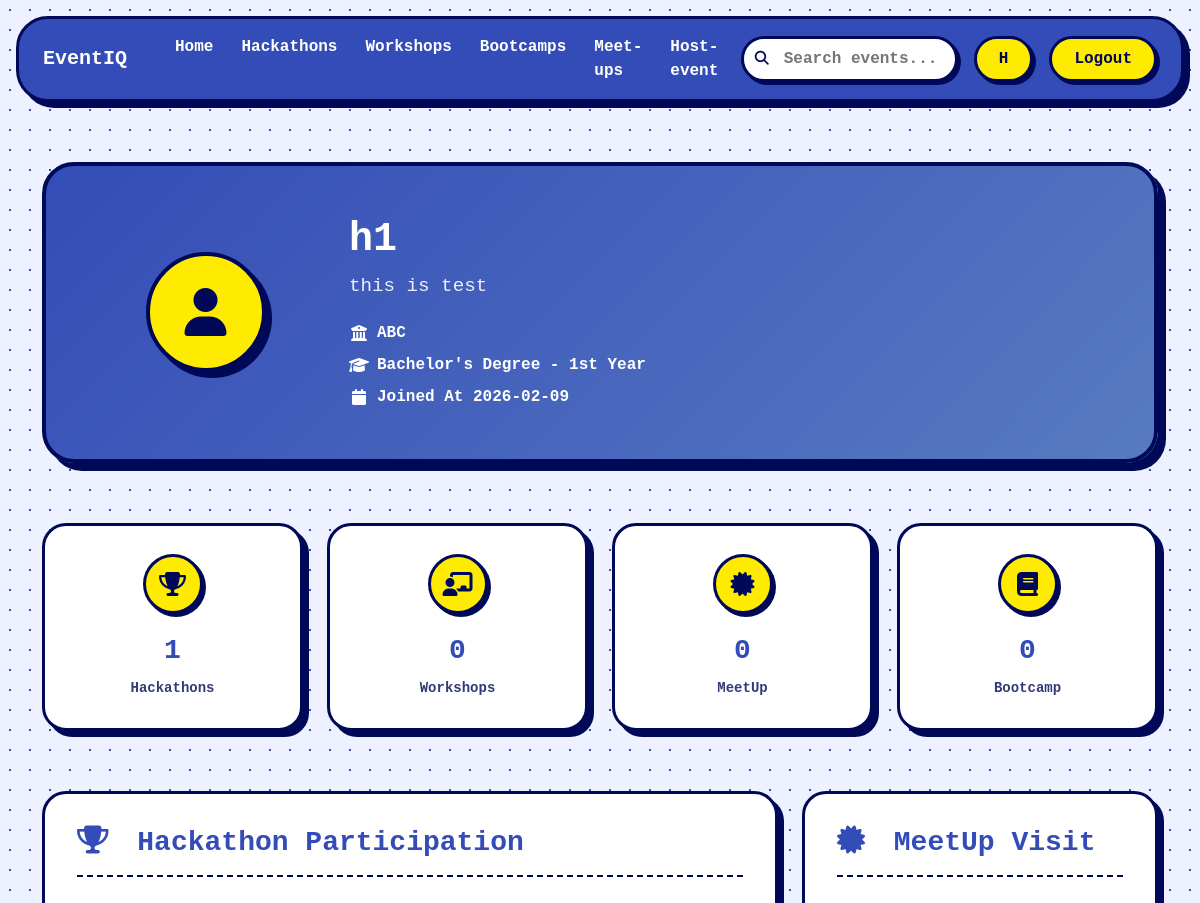
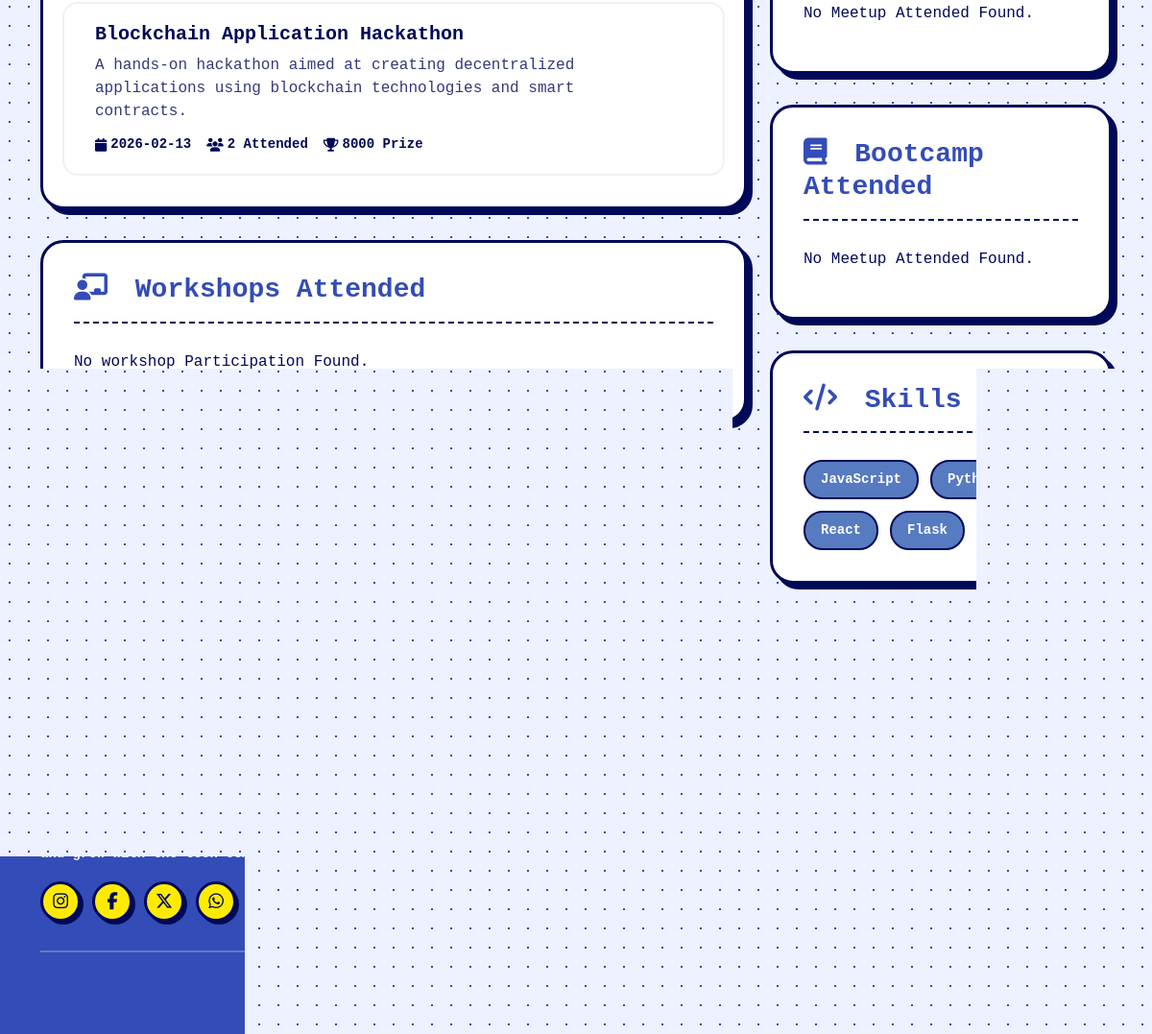
Screenshot of /profile (signed in) with the database file from the repository (2 pictures, top to bottom).
### backend/models.py (models this page shows, shortened)
class User(db.Model):
    __tablename__ = "users"
    id = db.Column(db.Integer, primary_key=True)
    full_name = db.Column(db.String(120), nullable=False)
    email = db.Column(db.String(120), unique=True, nullable=False)
    password = db.Column(db.String(255), nullable=False)
    description = db.Column(db.Text)
    college = db.Column(db.String(150))
    course = db.Column(db.String(100))
    year = db.Column(db.String(50))
    skills = db.Column(db.Text)
    role = db.Column(db.String(20), default="user")
    created_at = db.Column(db.DateTime, default=datetime.utcnow)
    last_login = db.Column(db.DateTime)

class Event(db.Model):
    __tablename__ = "events"
    id = db.Column(db.Integer, primary_key=True)
    title = db.Column(db.String(150), nullable=False)
    description = db.Column(db.Text, nullable=False)
    type_of_event = db.Column(db.String(20), nullable=False)  # hackathon/workshop/meetup/bootcamp
    start_date = db.Column(db.Date, nullable=False)
    end_date = db.Column(db.Date, nullable=False)
    start_time = db.Column(db.Time)
    end_time = db.Column(db.Time)
    submission_start_date = db.Column(db.Date)
    submission_end_date = db.Column(db.Date)
    judging_start_date = db.Column(db.Date)
    judging_end_date = db.Column(db.Date)
    winner_announcement_date = db.Column(db.Date)
    mode = db.Column(db.String(20))  # online/offline/hybrid
    platform = db.Column(db.String(100))  # zoom, meet, etc.
    location = db.Column(db.String(255))
    city = db.Column(db.String(100))
    state = db.Column(db.String(100))
    max_participants = db.Column(db.Integer)
    attending = db.Column(db.Integer, default=0)
    skills = db.Column(db.Text)
    skill_level = db.Column(db.String(20), default="any")
    registration_fee = db.Column(db.Integer, default=0)
    first_prize = db.Column(db.String(100))
    second_prize = db.Column(db.String(100))
    third_prize = db.Column(db.String(100))
    other_rewards = db.Column(db.Text)
    status = db.Column(db.String(20), default="upcoming")
    banner_image = db.Column(db.String(255))
    host_id = db.Column(db.Integer, db.ForeignKey("hosts.id"), nullable=False)
    host = db.relationship("Host", backref="events")
    created_at = db.Column(db.DateTime, default=datetime.utcnow)

### backend/routes.py (the view, shortened to what this page needs)
@app.route("/profile")
def profile():
    role = session.get("role")
    user_id = session.get("user_id")
    host_id = session.get("host_id")
    if not role:
        flash("Please login first", "warning")
        return redirect(url_for("login"))
    if role == "user":
        user = User.query.get_or_404(user_id)
        participations = EventParticipation.query.filter_by(
            user_id=user_id
        ).all()
        list_hackathon = []
        list_bootcamp = []
        list_meetup = []
        list_workshop = []
        for p in participations:
            event = Event.query.get(p.event_id)
            if not event:
                continue
            if p.event_type == "hackathon":
                list_hackathon.append(event)
            elif p.event_type == "bootcamp":
                list_bootcamp.append(event)
            elif p.event_type == "meetup":
                list_meetup.append(event)
            elif p.event_type == "workshop":
                list_workshop.append(event)
        return render_template(
            "profile.html",
            user=user,
            list_hackathon=list_hackathon,
            list_bootcamp=list_bootcamp,
            list_meetup=list_meetup,
            list_workshop=list_workshop,
            hackathon_attended=len(list_hackathon),
            bootcamp_attended=len(list_bootcamp),
            meetup_attended=len(list_meetup),
            workshop_attended=len(list_workshop),
        )

### frontend/templates/profile.html (shortened to what this page needs)
{% extends "base.html" %}
{% block content %}
<section class="container profile-header">
    <div class="profile-hero">
        <div class="row align-items-center">
            <div class="col-lg-3 text-center">
                <div class="profile-avatar">
                    <i class="fas fa-user"></i>
                </div>
            </div>
            <div class="col-lg-9">
                <div class="profile-info">
                    <h1 class="profile-name">{{user.full_name}}</h1>
                    <p class="profile-title">{{user.description}}</p>
                    <div class="profile-meta">
            <span class="meta-item">
              <i class="fas fa-university"></i>
              {{user.college}}
            </span>
                        <span class="meta-item">
              <i class="fas fa-graduation-cap"></i>
              {{user.course}} - {{user.year}}
            </span>
                        <span class="meta-item">
              <i class="fas fa-calendar"></i>
              Joined At {{user.created_at.date()}}
            </span>
                    </div>
                </div>
            </div>
        </div>
    </div>
</section>
<section class="container profile-stats-section">
    <div class="row g-4">
            <div class="col-md-3">
                <div class="stat-card">
                    <div class="stat-icon">
                        <i class="fas fa-trophy"></i>
                    </div>
                    <div class="stat-info">
                        <strong>{{hackathon_attended}}</strong>
                        <span>Hackathons</span>
                    </div>
                </div>
            </div>
        <div class="col-md-3">
            <div class="stat-card">
                <div class="stat-icon">
                    <i class="fas fa-chalkboard-teacher"></i>
                </div>
                <div class="stat-info">
                    <strong>{{workshop_attended}}</strong>
                    <span>Workshops</span>
                </div>
            </div>
        </div>
        <div class="col-md-3">
            <div class="stat-card">
                <div class="stat-icon">
                    <i class="fas fa-certificate"></i>
                </div>
                <div class="stat-info">
                    <strong>{{meetup_attended}}</strong>
                    <span>MeetUp</span>
                </div>
            </div>
        </div>
        <div class="col-md-3">
            <div class="stat-card">
                <div class="stat-icon">
                    <i class="fas fa-book"></i>
                </div>
                <div class="stat-info">
                    <strong>{{bootcamp_attended}}</strong>
                    <span>Bootcamp</span>
                </div>
            </div>
        </div>
    </div>
</section>
<section class="container profile-content">
    <div class="row g-4">
        <div class="col-lg-8">
            <div class="profile-section">
                <div class="section-header">
                    <h3><i class="fas fa-trophy"></i> Hackathon Participation</h3>
                </div>
                <div class="participation-list">
                        {% if list_hackathon %}
                        {% for event in list_hackathon %}
                          <div class="participation-item row">
                            <div class="participation-details col-10">
                                <h5>{{ event.title }}</h5>
                                <p>{{event.description}}</p>
                                <div class="participation-meta">
                                    <span><i class="fas fa-calendar"></i>{{ event.start_date }}</span>
                                    <span><i class="fas fa-users"></i>{{event.attending}} Attended</span>
                                    <span><i class="fas fa-trophy"></i> {{event.first_prize}} Prize</span>
                                </div>
                            </div>
                          </div>
                        {% endfor %}
                    {% else %}
                      <p>No Hackathon Participation Found.</p>
                    {% endif %}
                </div>
            </div>
            <div class="profile-section">
                <div class="section-header">
                    <h3><i class="fas fa-chalkboard-teacher"></i> Workshops Attended</h3>
                </div>
                <div class="workshop-grid">
                    {% if list_workshop %}
                        {% for event in list_workshop %}
                          <div class="workshop-item">
                            <div class="certificate-icon">
                                <i class="fas fa-code"></i>
                            </div>
                            <div class="workshop-info">
                                <h6>{{ event.title }}</h6>
                                <p>{{event.attending}} Attended </p>
                                <span class="workshop-date">{{event.start_date}}</span>
                            </div>
                          </div>
                        {% endfor %}
                    {% else %}
                      <p>No workshop Participation Found.</p>
                    {% endif %}
                </div>
            </div>
        </div>
        <div class="col-lg-4">
            <div class="profile-section">
                <div class="section-header">
                    <h3><i class="fas fa-certificate"></i> MeetUp Visit</h3>
                </div>
                <div class="certificate-list">
                    {% if list_meetup %}
                        {% for event in list_meetup %}
                        <div class="certificate-item">
                            <div class="certificate-icon">
                                <i class="fas fa-certificate"></i>
                            </div>
                            <div class="certificate-info">
                                <h6>{{ event.title }}</h6>
                                <p>{{event.description}}</p>
                                <span class="certificate-date">{{event.start_date}}</span>
                            </div>
                        </div>
                        {% endfor %}
                    {% else %}
                      <p>No Meetup Attended Found.</p>
                    {% endif %}
                </div>
            </div>
            <div class="profile-section">
                <div class="section-header">
                    <h3><i class="fas fa-book"></i> Bootcamp Attended</h3>
                </div>
                <div class="course-list">
                    {% if list_bootcamp %}
                        {% for event in list_bootcamp %}
                        <div class="course-item">
                            <div class="course-progress">
                                <div class="progress-circle completed">
                                    <i class="fas fa-check"></i>
                                </div>
                            </div>
                            <div class="course-info">
                                <h6>{{event.title}}</h6>
                                <p>{{event.description}}</p>
                                <span class="course-date">{{event.start_date}}</span>
                            </div>
                        </div>
                        {% endfor %}
                    {% else %}
                      <p>No Meetup Attended Found.</p>
                    {% endif %}
                </div>
            </div>
            <div class="profile-section">
                <div class="section-header">
                    <h3><i class="fas fa-code"></i> Skills</h3>
                </div>
                <div class="skills-tags">
                    {% for skill in (user.skills).split(',') %}
                        <span class="skill-tag">{{skill}}</span>
                    {% endfor %}
                </div>
            </div>
        </div>
    </div>
</section>
<footer class="techhub-footer">
    <div class="container">
        <div class="footer-grid">
            <div class="footer-brand">
                <h4>TechHub</h4>
                <p>
                    Discover hackathons, workshops, meetups, and bootcamps.
                    Learn, build, and grow with the tech community.
                </p>
                <div class="footer-socials">
                    <a href="#" aria-label="Instagram"><i class="fab fa-instagram"></i></a>
                    <a href="#" aria-label="Facebook"><i class="fab fa-facebook-f"></i></a>
                    <a href="#" aria-label="Twitter"><i class="fab fa-x-twitter"></i></a>
                    <a href="#" aria-label="WhatsApp"><i class="fab fa-whatsapp"></i></a>
                </div>
            </div>
            <div class="footer-col">
                <h6>Events</h6>
                <ul>
                    <li><a href="#">Hackathons</a></li>
                    <li><a href="#">Workshops</a></li>
                    <li><a href="#">Meetups</a></li>
                    <li><a href="#">Bootcamps</a></li>
                </ul>
            </div>
            <div class="footer-col">
                <h6>Community</h6>
                <ul>
                    <li><a href="#">Students</a></li>
                    <li><a href="#">Developers</a></li>
                    <li><a href="#">Organizers</a></li>
                    <li><a href="#">Partners</a></li>
                </ul>
            </div>
            <div class="footer-col">
                <h6>Resources</h6>
                <ul>
                    <li><a href="#">Blogs</a></li>
                    <li><a href="#">Guides</a></li>
                    <li><a href="#">FAQs</a></li>
                    <li><a href="#">Support</a></li>
                </ul>
            </div>
            <div class="footer-col">
                <h6>Support</h6>
                <ul>
                    <li><a href="#">Help Center</a></li>
                    <li><a href="#">Contact Us</a></li>
                    <li><a href="#">Privacy Policy</a></li>
                    <li><a href="#">Terms of Service</a></li>
                </ul>
            </div>
        </div>
        <div class="footer-bottom">
            <p>© 2026 EventIQ. All rights reserved.</p>
        </div>
    </div>
</footer>
{% endblock %}

### rows the page displays
User: full_name "h1", description "this is test", college "ABC", course "Bachelor's Degree", year "1st Year", created_at "2026-02-09"
Event: title "Blockchain Application Hackathon", description "A hands-on hackathon aimed at creating decentralized applications using blockchain technologies and smart contracts.", start_date "2026-02-13", attending "2", first_prize "8000"

### other values shown
{{ session.get("name","")[0] | upper }} "H"
{{ hackathon_attended }} "1"
{{ workshop_attended }} "0"
{{ meetup_attended }} "0"
{{ bootcamp_attended }} "0"
{{ skill }} "JavaScript" "Python" "React" "Flask"
